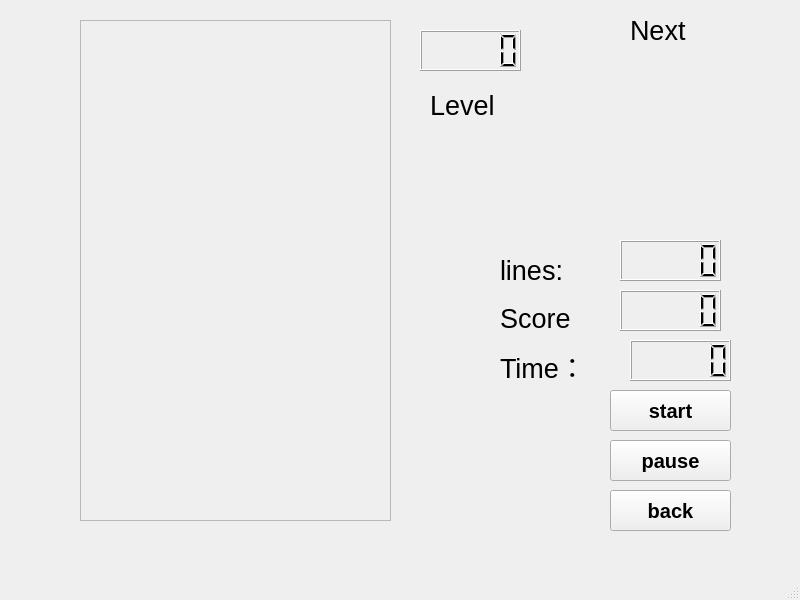
<?xml version="1.0" encoding="UTF-8"?>
<ui version="4.0">
 <class>MainWindow</class>
 <widget class="QMainWindow" name="MainWindow">
  <property name="enabled">
   <bool>true</bool>
  </property>
  <property name="geometry">
   <rect>
    <x>0</x>
    <y>0</y>
    <width>800</width>
    <height>600</height>
   </rect>
  </property>
  <property name="windowTitle">
   <string>MainWindow</string>
  </property>
  <widget class="QWidget" name="centralwidget">
   <widget class="QStackedWidget" name="stackedWidget">
    <property name="geometry">
     <rect>
      <x>40</x>
      <y>0</y>
      <width>801</width>
      <height>581</height>
     </rect>
    </property>
    <property name="sizePolicy">
     <sizepolicy hsizetype="Expanding" vsizetype="Expanding">
      <horstretch>0</horstretch>
      <verstretch>0</verstretch>
     </sizepolicy>
    </property>
    <property name="font">
     <font>
      <pointsize>20</pointsize>
     </font>
    </property>
    <property name="currentIndex">
     <number>1</number>
    </property>
    <widget class="QWidget" name="page">
     <widget class="QLabel" name="label">
      <property name="geometry">
       <rect>
        <x>320</x>
        <y>90</y>
        <width>71</width>
        <height>21</height>
       </rect>
      </property>
      <property name="font">
       <font>
        <pointsize>20</pointsize>
        <bold>true</bold>
       </font>
      </property>
      <property name="text">
       <string>Tetris</string>
      </property>
     </widget>
     <widget class="QPushButton" name="play_button">
      <property name="geometry">
       <rect>
        <x>290</x>
        <y>160</y>
        <width>121</width>
        <height>51</height>
       </rect>
      </property>
      <property name="font">
       <font>
        <pointsize>20</pointsize>
        <bold>true</bold>
       </font>
      </property>
      <property name="styleSheet">
       <string notr="true">border-image: url(:/IMAGE/blue.png);</string>
      </property>
      <property name="text">
       <string>play</string>
      </property>
     </widget>
     <widget class="QPushButton" name="exit_button">
      <property name="geometry">
       <rect>
        <x>290</x>
        <y>330</y>
        <width>121</width>
        <height>51</height>
       </rect>
      </property>
      <property name="font">
       <font>
        <pointsize>20</pointsize>
        <bold>true</bold>
       </font>
      </property>
      <property name="styleSheet">
       <string notr="true">image: url(:/IMAGE/orange.png);
border-image: url(:/IMAGE/orange.png);</string>
      </property>
      <property name="text">
       <string>exit</string>
      </property>
     </widget>
    </widget>
    <widget class="QWidget" name="page_2">
     <widget class="QPushButton" name="start_button">
      <property name="geometry">
       <rect>
        <x>570</x>
        <y>390</y>
        <width>121</width>
        <height>41</height>
       </rect>
      </property>
      <property name="font">
       <font>
        <pointsize>15</pointsize>
        <bold>true</bold>
       </font>
      </property>
      <property name="styleSheet">
       <string notr="true">border-image: url(:/IMAGE/purple.png);</string>
      </property>
      <property name="text">
       <string>start</string>
      </property>
     </widget>
     <widget class="QPushButton" name="back_button">
      <property name="geometry">
       <rect>
        <x>570</x>
        <y>490</y>
        <width>121</width>
        <height>41</height>
       </rect>
      </property>
      <property name="font">
       <font>
        <pointsize>15</pointsize>
        <bold>true</bold>
       </font>
      </property>
      <property name="styleSheet">
       <string notr="true">border-image: url(:/IMAGE/red.png);</string>
      </property>
      <property name="text">
       <string>back</string>
      </property>
     </widget>
     <widget class="QLabel" name="label_2">
      <property name="geometry">
       <rect>
        <x>590</x>
        <y>10</y>
        <width>71</width>
        <height>41</height>
       </rect>
      </property>
      <property name="text">
       <string>Next</string>
      </property>
     </widget>
     <widget class="QLCDNumber" name="Timer">
      <property name="geometry">
       <rect>
        <x>590</x>
        <y>340</y>
        <width>101</width>
        <height>41</height>
       </rect>
      </property>
      <property name="font">
       <font>
        <family>Microsoft YaHei</family>
        <pointsize>20</pointsize>
       </font>
      </property>
     </widget>
     <widget class="QLabel" name="label_3">
      <property name="geometry">
       <rect>
        <x>460</x>
        <y>350</y>
        <width>91</width>
        <height>31</height>
       </rect>
      </property>
      <property name="text">
       <string>Time：</string>
      </property>
     </widget>
     <widget class="QLabel" name="label_4">
      <property name="geometry">
       <rect>
        <x>460</x>
        <y>300</y>
        <width>81</width>
        <height>31</height>
       </rect>
      </property>
      <property name="text">
       <string>Score：</string>
      </property>
     </widget>
     <widget class="QLCDNumber" name="score_Lcd">
      <property name="geometry">
       <rect>
        <x>580</x>
        <y>290</y>
        <width>101</width>
        <height>41</height>
       </rect>
      </property>
     </widget>
     <widget class="QLCDNumber" name="lines_Lcd">
      <property name="geometry">
       <rect>
        <x>580</x>
        <y>240</y>
        <width>101</width>
        <height>41</height>
       </rect>
      </property>
     </widget>
     <widget class="QLabel" name="label_5">
      <property name="geometry">
       <rect>
        <x>460</x>
        <y>250</y>
        <width>81</width>
        <height>41</height>
       </rect>
      </property>
      <property name="text">
       <string>lines:</string>
      </property>
     </widget>
     <widget class="QLCDNumber" name="level_Lcd">
      <property name="geometry">
       <rect>
        <x>380</x>
        <y>30</y>
        <width>101</width>
        <height>41</height>
       </rect>
      </property>
     </widget>
     <widget class="QLabel" name="label_6">
      <property name="geometry">
       <rect>
        <x>390</x>
        <y>90</y>
        <width>91</width>
        <height>31</height>
       </rect>
      </property>
      <property name="text">
       <string>Level</string>
      </property>
     </widget>
     <widget class="QPushButton" name="pause_button">
      <property name="geometry">
       <rect>
        <x>570</x>
        <y>440</y>
        <width>121</width>
        <height>41</height>
       </rect>
      </property>
      <property name="font">
       <font>
        <pointsize>15</pointsize>
        <bold>true</bold>
       </font>
      </property>
      <property name="text">
       <string>pause</string>
      </property>
     </widget>
     <widget class="QFrame" name="game_window">
      <property name="geometry">
       <rect>
        <x>40</x>
        <y>20</y>
        <width>311</width>
        <height>501</height>
       </rect>
      </property>
      <property name="frameShape">
       <enum>QFrame::StyledPanel</enum>
      </property>
      <property name="frameShadow">
       <enum>QFrame::Raised</enum>
      </property>
     </widget>
     <widget class="QLabel" name="nextPieceLabel">
      <property name="geometry">
       <rect>
        <x>520</x>
        <y>60</y>
        <width>191</width>
        <height>151</height>
       </rect>
      </property>
      <property name="text">
       <string/>
      </property>
     </widget>
    </widget>
   </widget>
  </widget>
  <widget class="QMenuBar" name="menubar">
   <property name="geometry">
    <rect>
     <x>0</x>
     <y>0</y>
     <width>800</width>
     <height>24</height>
    </rect>
   </property>
  </widget>
  <widget class="QStatusBar" name="statusbar"/>
  <action name="help">
   <property name="checkable">
    <bool>false</bool>
   </property>
   <property name="checked">
    <bool>false</bool>
   </property>
   <property name="enabled">
    <bool>true</bool>
   </property>
   <property name="text">
    <string>打开帮助</string>
   </property>
  </action>
 </widget>
 <resources/>
 <connections/>
</ui>
